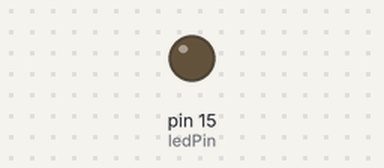
Simulated run of this sketch. Board: Arduino Uno, built with avr-gcc and run on an emulated ATmega328P. Parts: output pins drawn as LEDs (lit = HIGH).

Above: at 1.0 s.
At 7.0 s:
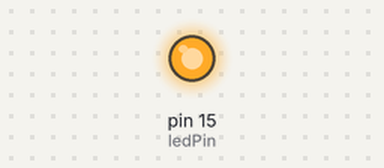
Timing chart, 0 to 9.2 s (numbered marks = the images above):
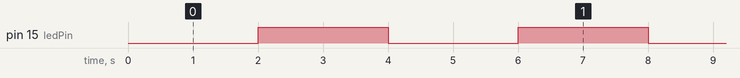

The sketch:

Simple_Timer_CODE.ino
```cpp
#include <SimpleTimer.h>

const int ledPin = 15;
SimpleTimer timer;

//For timer
void toggleLed()
{
  digitalWrite(ledPin, !digitalRead(ledPin));
}
void setup() {
  pinMode(ledPin, OUTPUT);
  timer.setInterval(2000, toggleLed);
}

void loop() {
  timer.run();
}
```

Measured:
- by itself, pin 15 (ledPin): alternates HIGH for 2.0 s and LOW for 2.0 s
